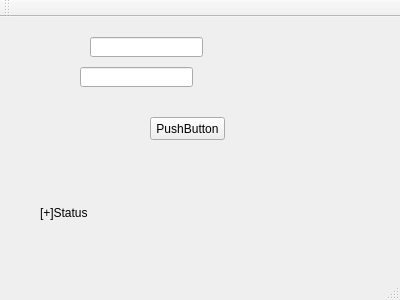
<?xml version="1.0" encoding="UTF-8"?>
<ui version="4.0">
 <class>Login</class>
 <widget class="QMainWindow" name="Login">
  <property name="geometry">
   <rect>
    <x>0</x>
    <y>0</y>
    <width>400</width>
    <height>300</height>
   </rect>
  </property>
  <property name="windowTitle">
   <string>Login</string>
  </property>
  <widget class="QWidget" name="centralWidget">
   <widget class="QLabel" name="label">
    <property name="geometry">
     <rect>
      <x>40</x>
      <y>180</y>
      <width>241</width>
      <height>31</height>
     </rect>
    </property>
    <property name="text">
     <string>[+]Status</string>
    </property>
   </widget>
   <widget class="QLineEdit" name="taikhoan">
    <property name="geometry">
     <rect>
      <x>90</x>
      <y>20</y>
      <width>113</width>
      <height>20</height>
     </rect>
    </property>
   </widget>
   <widget class="QLineEdit" name="matkhau">
    <property name="geometry">
     <rect>
      <x>80</x>
      <y>50</y>
      <width>113</width>
      <height>20</height>
     </rect>
    </property>
   </widget>
   <widget class="QPushButton" name="pushButton">
    <property name="geometry">
     <rect>
      <x>150</x>
      <y>100</y>
      <width>75</width>
      <height>23</height>
     </rect>
    </property>
    <property name="text">
     <string>PushButton</string>
    </property>
   </widget>
  </widget>
  <widget class="QMenuBar" name="menuBar">
   <property name="geometry">
    <rect>
     <x>0</x>
     <y>0</y>
     <width>400</width>
     <height>21</height>
    </rect>
   </property>
  </widget>
  <widget class="QToolBar" name="mainToolBar">
   <attribute name="toolBarArea">
    <enum>TopToolBarArea</enum>
   </attribute>
   <attribute name="toolBarBreak">
    <bool>false</bool>
   </attribute>
  </widget>
  <widget class="QStatusBar" name="statusBar"/>
 </widget>
 <layoutdefault spacing="6" margin="11"/>
 <resources/>
 <connections/>
</ui>
